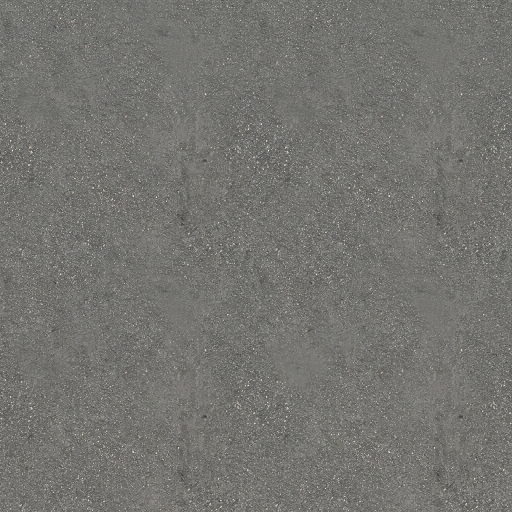
#> input picture zombie-evolution-rebuild/assets/environment/road_asphalt.png, 1024 x 1024 px (shown at 1/2 size)
$ python prepare_road_texture.py
#> lines starting #> are read from the running program, lines starting #| are printed output that depends on the picture
#!/usr/bin/env python3
"""Prepare the generated road image as a small, edge-blended repeating tile.

Requires Pillow; the source image remains untouched. The runtime uses only the
prepared PNG, not Pillow or this script.
"""
from pathlib import Path
from PIL import Image

ROOT = Path(__file__).resolve().parents[1]
source = ROOT / 'assets/environment/road_asphalt.png'
target = ROOT / 'assets/environment/road_asphalt_tile.png'
image = Image.open(source).convert('RGB').resize((512, 512), Image.Resampling.LANCZOS)
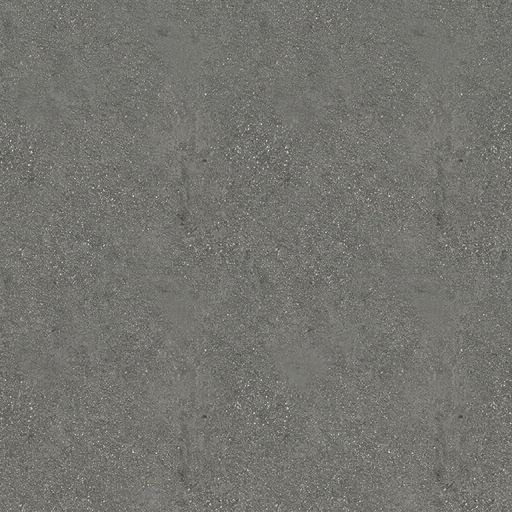
#> image: PIL image 512x512 RGB; mean R, G, B 116.5, 116, 111.8
pixels = image.load()
size = image.width
#> size = 512
margin = 40

# Match opposite edges while gradually fading the correction toward the tile
# interior. Both rows/columns in a pair receive the same average at the edge.
for offset in range(margin):
    weight = 0.5 * (1.0 - offset / margin)
    opposite = size - 1 - offset
    for y in range(size):
        a, b = pixels[offset, y], pixels[opposite, y]
        pixels[offset, y] = tuple(round(x * (1 - weight) + z * weight) for x, z in zip(a, b))
        pixels[opposite, y] = tuple(round(z * (1 - weight) + x * weight) for x, z in zip(a, b))
for offset in range(margin):
    weight = 0.5 * (1.0 - offset / margin)
    opposite = size - 1 - offset
    for x in range(size):
        a, b = pixels[x, offset], pixels[x, opposite]
        pixels[x, offset] = tuple(round(v * (1 - weight) + w * weight) for v, w in zip(a, b))
        pixels[x, opposite] = tuple(round(w * (1 - weight) + v * weight) for v, w in zip(a, b))
image.save(target, optimize=True)
print(f'Wrote {target}: {image.size}')
#| Wrote zombie-evolution-rebuild/assets/environment/road_asphalt_tile.png: (512, 512)
